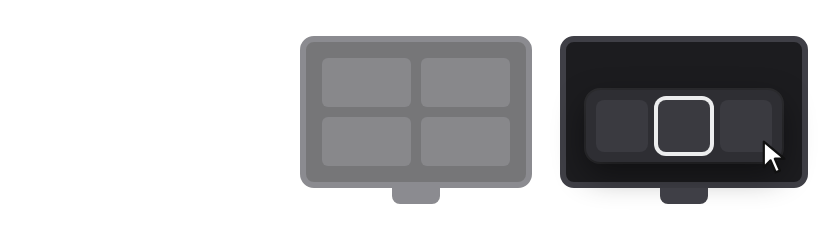
#> input picture src/Bloom/Assets/Addons/alt-tab-per-monitor-dark.png, 840 x 240 px, given in place of ko-dark-tut-01-start.png, which was not available
$ python pages.py ../../src/Bloom/Assets/Addons ../../src/Bloom/Assets/Addons/alt-tab-per-monitor-light.png
#> lines starting #> are read from the running program, lines starting #| are printed output that depends on the picture; after the words box and inside, x2 and y2 are one past the last pixel; in counts of white or black regions, pixels touching at a corner belong together
"""An update log picture made of the first-run guide's own pages: a window on a dark ground that shows the top of one
page after another, packed by pack.py.

    python pages.py <folder of the tutorial QA set's pictures> <out.webp> [--lang ko|en]

Take the pictures first, at twice their size (they are brought down to the window's width here):
    Bloom.exe --data <empty folder> --no-hook --no-tray --demo --lang <lang> --capture <folder> --qa-set tutorial --qa-scale 2
"""
import json
import subprocess
import sys
import tempfile
from pathlib import Path

from PIL import Image, ImageDraw, ImageFilter

SIZE = (960, 400)
GROUND = (18, 18, 21)
EDGE = (44, 44, 48)  # the window's hairline
WIDTH = 800  # the window's: a quarter larger than the real one, so its words can be read at half size in 바뀐 점
AT = (80, 28)  # the window's corner: its lower part runs off the picture
RADIUS = 12
FPS = 15
FADE = 2  # frames one page takes to give way to the next: each costs about as much as a page, so few
PAGES = [("01-start", 1.8), ("02-open", 1.6), ("05-home", 1.6), ("07-addons-picked", 1.6), ("08-notify", 1.6), ("09-keys", 1.6), ("10-done", 1.8)]


def framed(page):
    """The page as a window on the ground: rounded, a hairline around it, a soft shadow under it."""
    page = page.resize((WIDTH, round(page.height * WIDTH / page.width)), Image.LANCZOS)
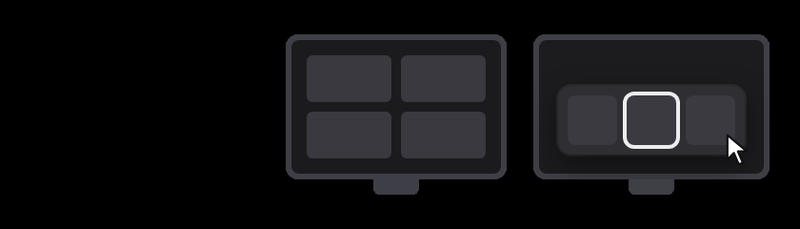
#> page: PIL image 800x229 RGB; mean R, G, B 17, 17, 18.7
    w, h = page.size
#> w = 800; h = 229
    shape = Image.new("L", (w, h), 0)
#> shape: PIL image 800x229 L; every value is 0
    ImageDraw.Draw(shape).rounded_rectangle((0, 0, w - 1, h - 1), RADIUS, fill=255)
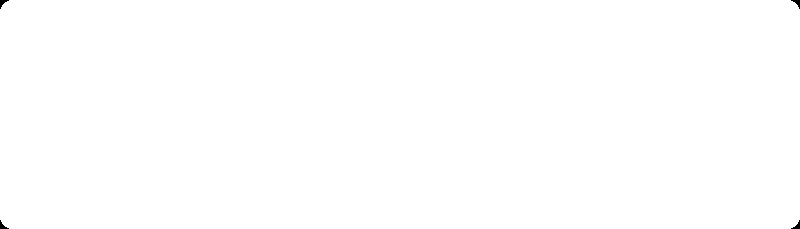
#> shape: PIL image 800x229 L; 99.9% white; 4 black regions, box (x1, y1, x2, y2) and area: (0, 0, 9, 9) 34, (791, 0, 800, 9) 34, (0, 220, 9, 229) 34, (791, 220, 800, 229) 34
    shadow = Image.new("L", SIZE, 0)
#> shadow: PIL image 960x400 L; every value is 0
    shadow.paste(shape.point(lambda v: v * 2 // 5), (AT[0], AT[1] + 10))
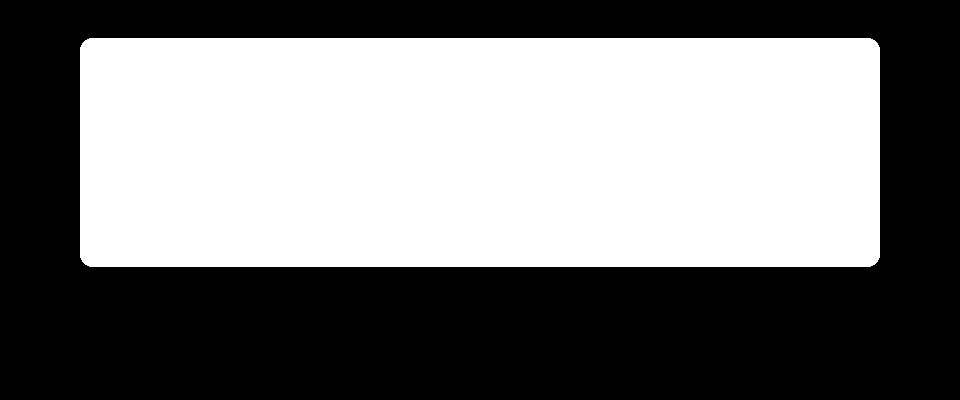
#> shadow: PIL image 960x400 L; values 0 (black) and 102 (white), 47.7% white; 1 white region, box (x1, y1, x2, y2) and area: (80, 38, 880, 267) 183064
    out = Image.composite(Image.new("RGB", SIZE, (8, 8, 10)), Image.new("RGB", SIZE, GROUND), shadow.filter(ImageFilter.GaussianBlur(18)))
    rim = Image.new("L", (w + 2, h + 2), 0)
#> rim: PIL image 802x231 L; every value is 0
    ImageDraw.Draw(rim).rounded_rectangle((0, 0, w + 1, h + 1), RADIUS + 1, fill=255)
#> rim: PIL image 802x231 L; 99.9% white; 4 black regions, box (x1, y1, x2, y2) and area: (0, 0, 10, 10) 40, (792, 0, 802, 10) 40, (0, 221, 10, 231) 40, (792, 221, 802, 231) 40
    out.paste(Image.new("RGB", rim.size, EDGE), (AT[0] - 1, AT[1] - 1), rim)
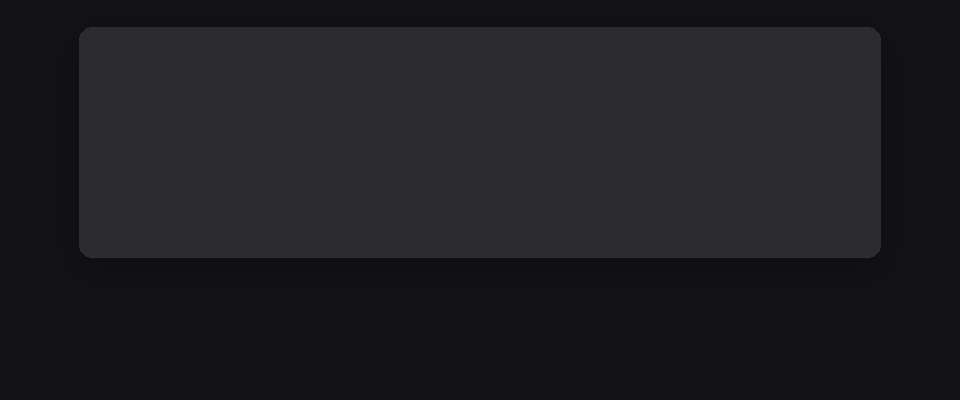
#> out: PIL image 960x400 RGB; mean R, G, B 30.4, 30.4, 33.9
    out.paste(page, AT, shape)
    return out


def main():
    src, out = Path(sys.argv[1]), Path(sys.argv[2])
    lang = sys.argv[sys.argv.index("--lang") + 1] if "--lang" in sys.argv else "ko"
    shots = [(framed(Image.open(src / f"{lang}-dark-tut-{name}.png").convert("RGB")), hold) for name, hold in PAGES]
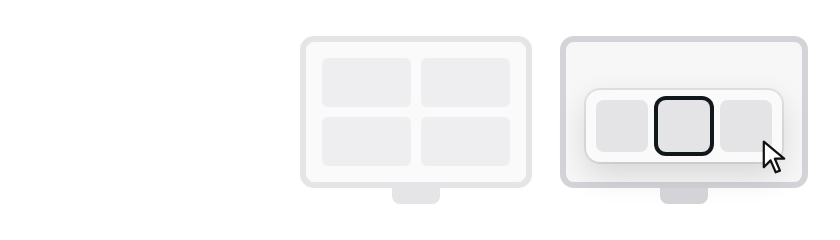
#> input picture src/Bloom/Assets/Addons/alt-tab-per-monitor-light.png, 840 x 240 px, given in place of ko-dark-tut-02-open.png, which was not available
#> in framed (call 2), `page = page.resize((WIDTH, round(page.height * WIDTH / page.width)), I..`:
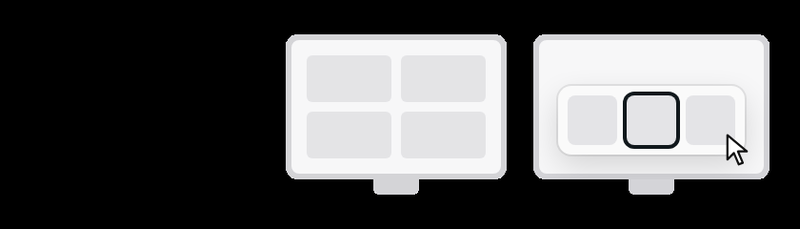
#> page: PIL image 800x229 RGB; mean R, G, B 85.1, 85.2, 85.8
#> in framed (call 2), `out.paste(page, AT, shape)`:
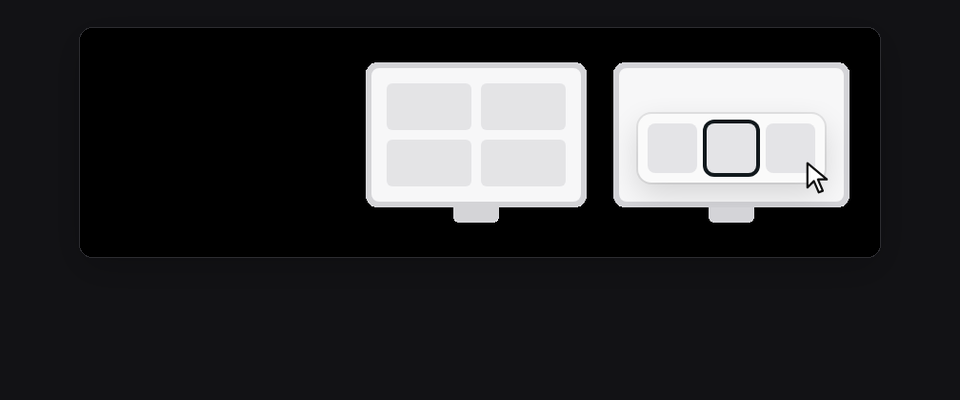
#> out: PIL image 960x400 RGB; mean R, G, B 50, 50, 51.9
    with tempfile.TemporaryDirectory() as tmp:
        n = 0
        for i, (shot, hold) in enumerate(shots):  # a held page is one frame in the file (pack.py merges the same frames)
            after = shots[(i + 1) % len(shots)][0]
            for frame in [shot] * round(hold * FPS) + [Image.blend(shot, after, k / (FADE + 1)) for k in range(1, FADE + 1)]:
                frame.save(Path(tmp) / f"f{n:04d}.png")
                n += 1
        (Path(tmp) / "meta.json").write_text(json.dumps({"fps": FPS, "count": n}))
        sys.exit(subprocess.run([sys.executable, str(Path(__file__).with_name("pack.py")), tmp, str(out)]).returncode)


if __name__ == "__main__":
#> (the run stopped early here; a loop or call above may not have finished)
